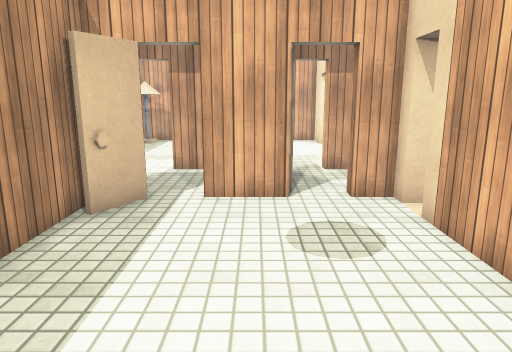
view 1 (above)

16 first-person views from a walk through a 3-D level made in the Unity game engine. The camera is 1.4 m above the floor, tilts 12° down and sees 70° across. The floor is counted in squares, 0.5 m on a side. Each view is taken from the middle of a square. On the plan, view 1 faces up. The plan holds only what a view shows up to about 20 squares ahead; the rest is blank. The player is left out. Door leaves are left out, so doorways stand open. Surface patterns are stand-ins for the level's own textures.

view 2
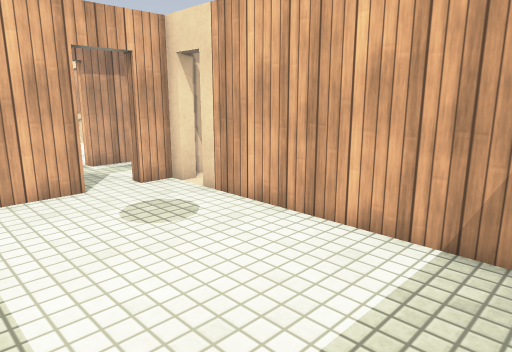

view 3
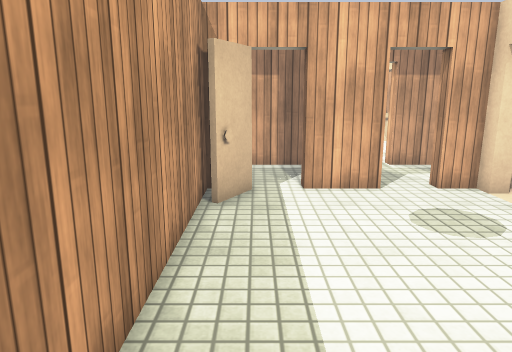

view 4
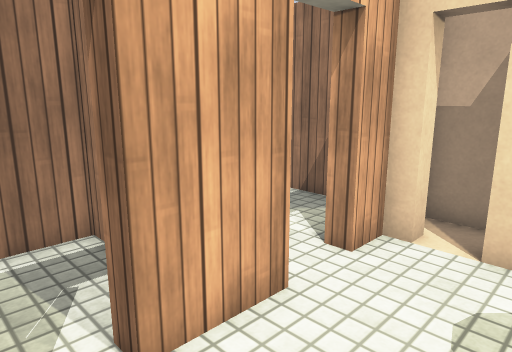

view 5
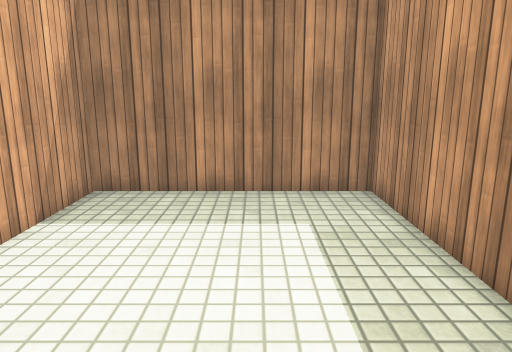

view 6
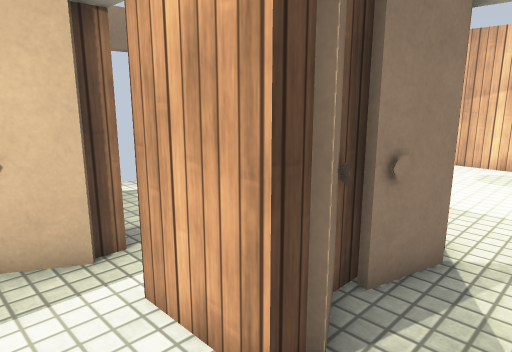

view 7
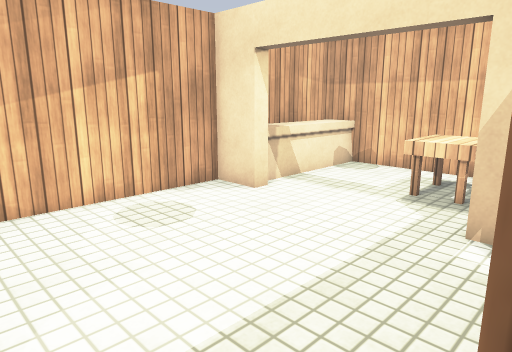

view 8
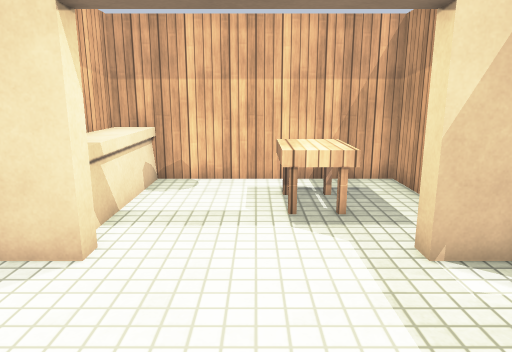

view 9
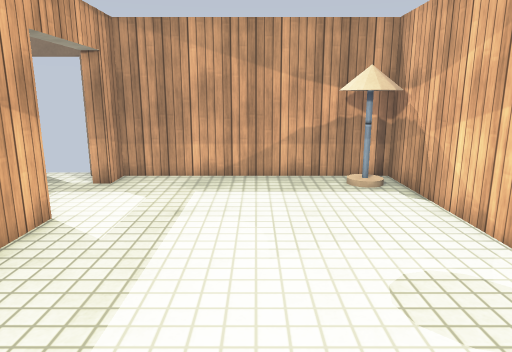

view 10
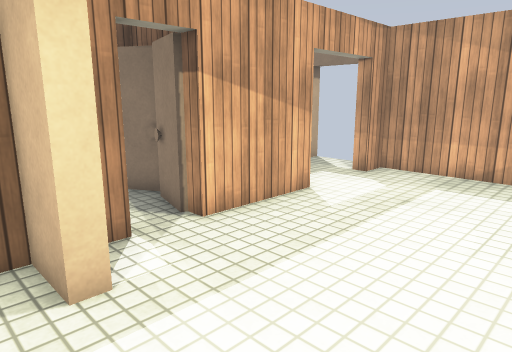

view 11
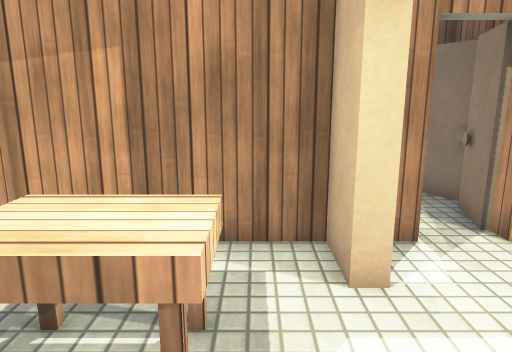

view 12
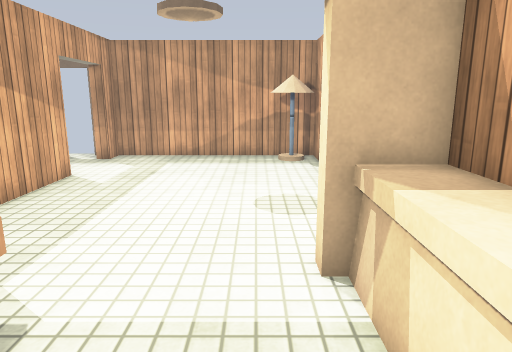

view 13
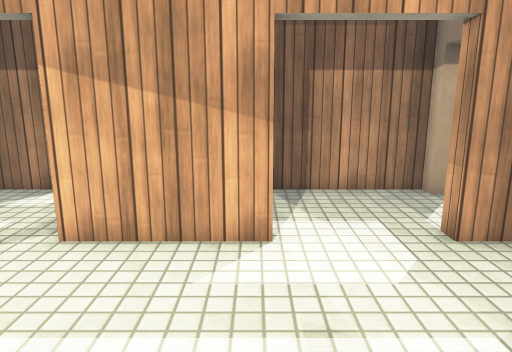

view 14
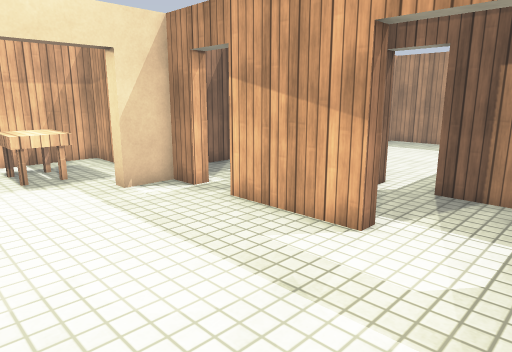

view 15
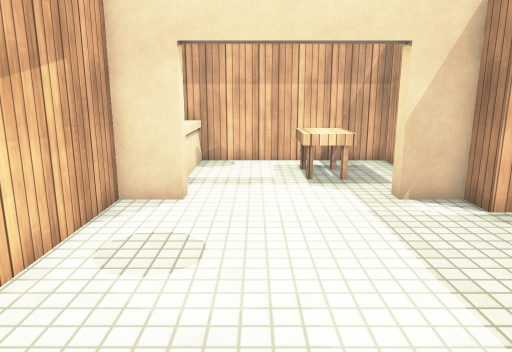

view 16
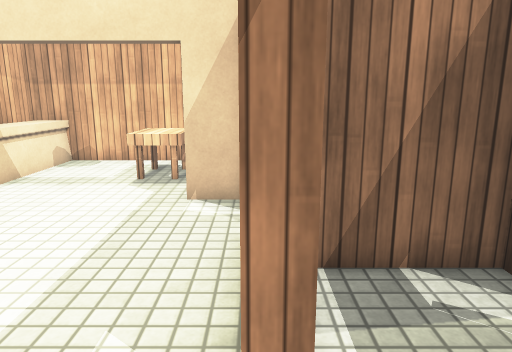

### Floor plan
Points are (right, up) in squares from view 1. A wall is a line through its corners. A room is listed if a view was taken in it or the views show most of it. See-through windows are left out.
Room 1 (views 1, 2, 3, 4, 5, 6)
walls: (0.9, 10.2) (-1.5, 10.2) (-1.5, 10.9); (3.5, 10.2) (2.8, 10.2); (-3.1, 10.2) (-4.1, 8.5); (-3.3, 10.9) (-3.3, 10.2); (-4.5, 10.2) (-4.5, -1.9) (4, -1.9) (4, 7.5)
ways out: opening at (2, 10.5) to room 3; opening at (-2, 10.5) to room 5
objects: closet (4, 8) to (6, 10)
Room 2 (views 7, 8, 9, 10, 11, 12, 13, 14, 15, 16)
walls: (2.8, 15.1) (4, 15.1) (4, 17) (4.6, 17) (4.6, 15.1) (10.7, 15.1) (10.7, 23.5); (-3.3, 14.5) (-3.3, 15.1) (0.9, 15.1); (-8.2, 24) (-8.2, 15.1) (-7, 15.1) (-7, 14.5); (10.5, 24.9) (4.6, 24.9) (4.6, 23) (4, 23) (4, 24.9) (-8, 24.9)
ways out: opening at (2, 15) to room 3; opening at (-5, 15) to room 4
objects: other object (5, 23) to (11, 25); table (6, 18) to (9, 19)
Room 3 (no view inside)
walls: (3.2, 10.9) (5, 10.9); (4.6, 14.5) (2.8, 14.5) (2.8, 15.1); (1.2, 14.6) (0.6, 12.6); (0.3, 13) (0.3, 12.3) (1.1, 10.9); (2.8, 10.2) (2.8, 10.9); (0.9, 10.9) (0.9, 10.2); (0.9, 15.1) (0.9, 14.5); (5.8, 10.9) (5.8, 14.4)
ways out: opening at (2, 10.5) to room 1; opening at (2, 15) to room 2
Room 4 (no view inside)
walls: (-8.2, 10.9) (-3.3, 10.9)
ways out: opening at (-5, 15) to room 2; opening at (-3, 13) to room 5; open door at (-8.4, 12.8)
Room 5 (no view inside)
walls: (-0.3, 10.8) (-0.3, 14.5) (-3.3, 14.5)
ways out: opening at (-2, 10.5) to room 1; opening at (-3, 13) to room 4

Where each view was taken, in squares from view 1:
view 1: 0 up, 0 right, facing up
view 2: 1 down, 3 left, facing up-right
view 3: 1 down, 3 left, facing up
view 4: 7 up, 3 left, facing up-right
view 5: 9 up, 1 left, facing down
view 6: 8 up, 3 right, facing up-left
view 7: 15 up, 4 left, facing up-right
view 8: 20 up, 2 left, facing right
view 9: 20 up, 5 right, facing left
view 10: 22 up, 6 right, facing down-left
view 11: 22 up, 6 right, facing down
view 12: 22 up, 10 right, facing left
view 13: 22 up, 3 left, facing down
view 14: 22 up, 7 left, facing down-right
view 15: 21 up, 6 left, facing right
view 16: 15 up, 6 left, facing right
